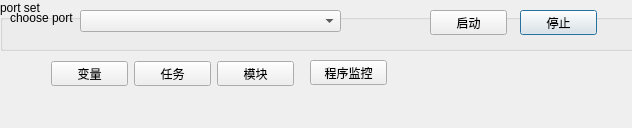
<ui version="4.0" >
 <class>sysClass</class>
 <widget class="QDialog" name="sysClass" >
  <property name="geometry" >
   <rect>
    <x>0</x>
    <y>0</y>
    <width>632</width>
    <height>128</height>
   </rect>
  </property>
  <property name="windowTitle" >
   <string>ECONWIN系统</string>
  </property>
  <widget class="QGroupBox" name="groupBox_2" >
   <property name="geometry" >
    <rect>
     <x>0</x>
     <y>0</y>
     <width>771</width>
     <height>51</height>
    </rect>
   </property>
   <property name="title" >
    <string>port set</string>
   </property>
   <widget class="QLabel" name="label_2" >
    <property name="geometry" >
     <rect>
      <x>10</x>
      <y>10</y>
      <width>71</width>
      <height>16</height>
     </rect>
    </property>
    <property name="text" >
     <string>choose port</string>
    </property>
   </widget>
   <widget class="QComboBox" name="comboBox" >
    <property name="geometry" >
     <rect>
      <x>80</x>
      <y>10</y>
      <width>261</width>
      <height>22</height>
     </rect>
    </property>
   </widget>
   <widget class="QPushButton" name="pushButton_3" >
    <property name="geometry" >
     <rect>
      <x>520</x>
      <y>10</y>
      <width>77</width>
      <height>25</height>
     </rect>
    </property>
    <property name="text" >
     <string>停止</string>
    </property>
   </widget>
   <widget class="QLabel" name="label_4" >
    <property name="geometry" >
     <rect>
      <x>390</x>
      <y>10</y>
      <width>33</width>
      <height>18</height>
     </rect>
    </property>
    <property name="text" >
     <string/>
    </property>
    <property name="pixmap" >
     <pixmap resource="../econwin.qrc" >:/econwin/system/io0.PNG</pixmap>
    </property>
   </widget>
   <widget class="QPushButton" name="pushButton_4" >
    <property name="geometry" >
     <rect>
      <x>430</x>
      <y>10</y>
      <width>77</width>
      <height>25</height>
     </rect>
    </property>
    <property name="text" >
     <string>启动</string>
    </property>
   </widget>
  </widget>
  <widget class="QPushButton" name="pushButton_2" >
   <property name="geometry" >
    <rect>
     <x>134</x>
     <y>61</y>
     <width>77</width>
     <height>25</height>
    </rect>
   </property>
   <property name="text" >
    <string>任务</string>
   </property>
  </widget>
  <widget class="QPushButton" name="pushButton" >
   <property name="geometry" >
    <rect>
     <x>51</x>
     <y>61</y>
     <width>77</width>
     <height>25</height>
    </rect>
   </property>
   <property name="text" >
    <string>变量</string>
   </property>
  </widget>
  <widget class="QPushButton" name="pushButton_5" >
   <property name="geometry" >
    <rect>
     <x>217</x>
     <y>61</y>
     <width>77</width>
     <height>25</height>
    </rect>
   </property>
   <property name="text" >
    <string>模块</string>
   </property>
  </widget>
  <widget class="QPushButton" name="pbluaview" >
   <property name="geometry" >
    <rect>
     <x>310</x>
     <y>60</y>
     <width>77</width>
     <height>25</height>
    </rect>
   </property>
   <property name="text" >
    <string>程序监控</string>
   </property>
  </widget>
 </widget>
 <layoutdefault spacing="6" margin="11" />
 <resources>
  <include location="../econwin.qrc" />
 </resources>
 <connections/>
</ui>
